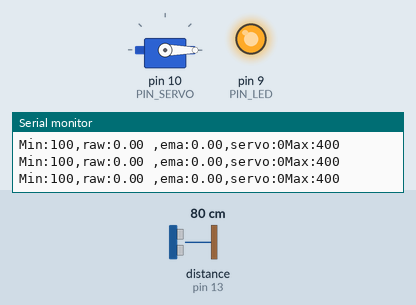
The sketch below on a simulated Arduino Uno, built with avr-gcc and run on an emulated ATmega328P. Parts: servo, output pins drawn as LEDs (lit = HIGH), the last lines printed to the serial monitor. Wiring (inferred from the names in the program): ultrasonic range finder: trigger pin 12; echo pin 13. Inputs (shaded band) come from the test bench; at power-on: distance to the obstacle (sensor on pin 13) 80 cm. The echo pulse lasts 58.3 µs per cm; pins used as bus, display or sensor lines are not drawn.

Above: at 1.2 s.
1.3 s: distance to the obstacle (sensor on pin 13) set to 44 cm
2.8 s: distance to the obstacle (sensor on pin 13) set to 39 cm
At 3.8 s:
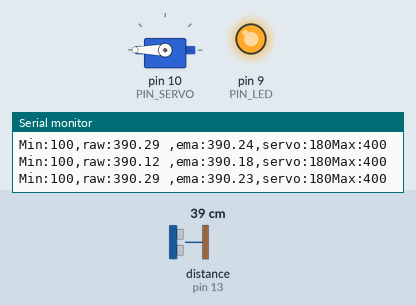
4.3 s: distance to the obstacle (sensor on pin 13) set to 35 cm
At 7.1 s:
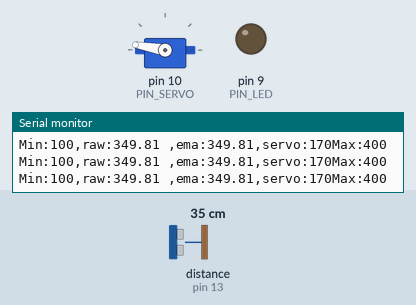
7.3 s: distance to the obstacle (sensor on pin 13) set to 2 cm
At 8.2 s:
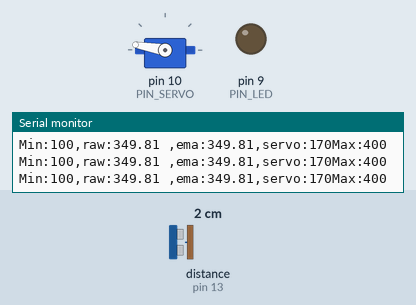
8.8 s: distance to the obstacle (sensor on pin 13) set to 9 cm
10.3 s: distance to the obstacle (sensor on pin 13) set to 12 cm
At 10.6 s:
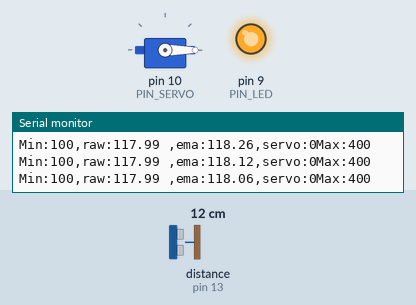
Timing chart, 0 to 12.8 s (numbered marks = the images above; inputs shaded):
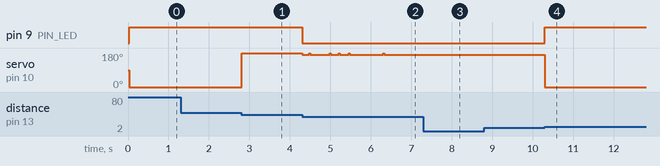

Measured:
- the behaviour switches between 40 and 39 cm on distance to the obstacle (sensor on pin 13) (found by bisection; images 0 and 1)
- the behaviour switches between 10 and 11 cm on distance to the obstacle (sensor on pin 13) (found by bisection; images 3 and 4)
- after the input at 2.8 s, servo on pin 10 (PIN_SERVO): 0° → 180° at once
- after the input at 4.3 s, pin 9 (PIN_LED): HIGH → LOW at once
- after the input at 7.3 s, servo on pin 10 (PIN_SERVO): stops changing and stays 170°
- after the input at 10.3 s, pin 9 (PIN_LED): LOW → HIGH at once; servo on pin 10 (PIN_SERVO): 170° → 0° at once

The sketch:

11_example_1.ino
```cpp
#include <Servo.h>

// Arduino pin assignment
#define PIN_LED 9
#define PIN_SERVO 10
#define PIN_TRIG 12
#define PIN_ECHO 13

// configurable parameters
#define SND_VEL 346.0 // sound velocity at 24 celsius degree (unit: m/s)
#define INTERVAL 25 // sampling interval (unit: ms)
#define _DIST_MIN 100 // minimum distance to be measured (unit: mm)
#define _DIST_MAX 400 // maximum distance to be measured (unit: mm)
#define _DIST_ALPHA 0.5

// global variables
float timeout; // unit: us
float dist_min, dist_max, dist_raw, dist_prev, dist_ema, alpha; // unit: mm
unsigned long last_sampling_time; // unit: ms
int last_raw;
int i;
float scale; // used for pulse duration to distance conversion
Servo myservo;

void setup() {
// initialize GPIO pins
  pinMode(PIN_LED,OUTPUT);
  pinMode(PIN_TRIG,OUTPUT);
  digitalWrite(PIN_TRIG, LOW);
  pinMode(PIN_ECHO,INPUT);

  myservo.attach(PIN_SERVO);
  myservo.write(90);

// initialize USS related variables
  dist_min = _DIST_MIN;
  dist_max = _DIST_MAX;
  alpha = _DIST_ALPHA;
  timeout = (INTERVAL / 2) * 1000.0; // precalculate pulseIn() timeout value. (unit: us)
  dist_raw = dist_prev = 0.0; // raw distance output from USS (unit: mm)
  last_raw = 0.0;
  i = 10;
  scale = 0.001 * 0.5 * SND_VEL;

// initialize serial port
  Serial.begin(57600);

// initialize last sampling time
  last_sampling_time = 0;
}

void loop() {
// wait until next sampling time.
// millis() returns the number of milliseconds since the program started. Will overflow after 50 days.
  if(millis() < last_sampling_time + INTERVAL) return;

// get a distance reading from the USS
  dist_raw = USS_measure(PIN_TRIG,PIN_ECHO);
  dist_ema = alpha * dist_raw +((1 - alpha) * dist_ema);

// output the read value to the serial port
  Serial.print("Min:100,raw:");
  Serial.print(dist_raw);
  Serial.print(" ,ema:");
  Serial.print(dist_ema);
  Serial.print(",servo:");
  Serial.print(myservo.read());
  Serial.println("Max:400");

// adjust servo position according to the USS read value

  if(dist_raw < 180){
    analogWrite(PIN_LED, 255);
    myservo.write(0);
    i = 10;
  }
  else if(dist_raw > 180 && dist_raw < 360){
    analogWrite(PIN_LED, 0);
    if(int(dist_raw/10) > last_raw){
      myservo.write(i);
      i += 10;
    }
    else if(int(dist_raw/10) == last_raw){
      myservo.write(i);
    }
    else if(last_raw > int(dist_raw/10)){
      i -= 10;
      myservo.write(i);
    }
  }
  else if(dist_raw > 360){
    analogWrite(PIN_LED, 255);
    myservo.write(180);
    i = 180;
  }

  last_raw = int(dist_raw/10);
// update last sampling time
  last_sampling_time += INTERVAL;
}

// get a distance reading from USS. return value is in millimeter.
float USS_measure(int TRIG, int ECHO)
{
  float reading;
  digitalWrite(TRIG, HIGH);
  delayMicroseconds(10);
  digitalWrite(TRIG, LOW);

  reading = pulseIn(ECHO, HIGH, timeout) * scale; // unit: mm
  if(reading < dist_min || reading > dist_max) reading = 0.0; // return 0 when out of range.

  if(reading == 0.0) reading = dist_prev;
  else dist_prev = reading;

  return reading;
}
```
